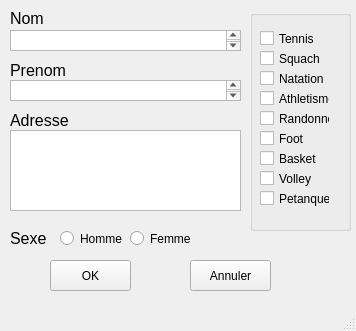
<?xml version="1.0" encoding="UTF-8"?>
<ui version="4.0">
 <class>MainWindow</class>
 <widget class="QMainWindow" name="MainWindow">
  <property name="geometry">
   <rect>
    <x>0</x>
    <y>0</y>
    <width>356</width>
    <height>331</height>
   </rect>
  </property>
  <property name="windowTitle">
   <string>MainWindow</string>
  </property>
  <widget class="QWidget" name="centralwidget">
   <widget class="QLabel" name="label">
    <property name="geometry">
     <rect>
      <x>10</x>
      <y>10</y>
      <width>51</width>
      <height>16</height>
     </rect>
    </property>
    <property name="font">
     <font>
      <pointsize>12</pointsize>
     </font>
    </property>
    <property name="text">
     <string>Nom</string>
    </property>
   </widget>
   <widget class="QTextEdit" name="nomEntry">
    <property name="geometry">
     <rect>
      <x>10</x>
      <y>30</y>
      <width>231</width>
      <height>21</height>
     </rect>
    </property>
    <property name="html">
     <string>&lt;!DOCTYPE HTML PUBLIC &quot;-//W3C//DTD HTML 4.0//EN&quot; &quot;http://www.w3.org/TR/REC-html40/strict.dtd&quot;&gt;
&lt;html&gt;&lt;head&gt;&lt;meta name=&quot;qrichtext&quot; content=&quot;1&quot; /&gt;&lt;style type=&quot;text/css&quot;&gt;
p, li { white-space: pre-wrap; }
&lt;/style&gt;&lt;/head&gt;&lt;body style=&quot; font-family:'MS Shell Dlg 2'; font-size:8.25pt; font-weight:400; font-style:normal;&quot;&gt;
&lt;p style=&quot;-qt-paragraph-type:empty; margin-top:0px; margin-bottom:0px; margin-left:0px; margin-right:0px; -qt-block-indent:0; text-indent:0px;&quot;&gt;&lt;br /&gt;&lt;/p&gt;&lt;/body&gt;&lt;/html&gt;</string>
    </property>
   </widget>
   <widget class="QLabel" name="label_2">
    <property name="geometry">
     <rect>
      <x>10</x>
      <y>60</y>
      <width>61</width>
      <height>21</height>
     </rect>
    </property>
    <property name="font">
     <font>
      <pointsize>12</pointsize>
     </font>
    </property>
    <property name="text">
     <string>Prenom</string>
    </property>
   </widget>
   <widget class="QTextEdit" name="prenomEntry">
    <property name="geometry">
     <rect>
      <x>10</x>
      <y>80</y>
      <width>231</width>
      <height>21</height>
     </rect>
    </property>
   </widget>
   <widget class="QLabel" name="label_3">
    <property name="geometry">
     <rect>
      <x>10</x>
      <y>110</y>
      <width>71</width>
      <height>21</height>
     </rect>
    </property>
    <property name="font">
     <font>
      <pointsize>12</pointsize>
     </font>
    </property>
    <property name="text">
     <string>Adresse</string>
    </property>
   </widget>
   <widget class="QTextEdit" name="adressEntry">
    <property name="geometry">
     <rect>
      <x>10</x>
      <y>130</y>
      <width>231</width>
      <height>81</height>
     </rect>
    </property>
   </widget>
   <widget class="QGroupBox" name="groupBox">
    <property name="geometry">
     <rect>
      <x>250</x>
      <y>10</y>
      <width>101</width>
      <height>221</height>
     </rect>
    </property>
    <property name="font">
     <font>
      <kerning>true</kerning>
     </font>
    </property>
    <property name="title">
     <string/>
    </property>
    <widget class="QCheckBox" name="checkBox">
     <property name="geometry">
      <rect>
       <x>10</x>
       <y>20</y>
       <width>70</width>
       <height>17</height>
      </rect>
     </property>
     <property name="text">
      <string>Tennis</string>
     </property>
    </widget>
    <widget class="QCheckBox" name="checkBox_2">
     <property name="geometry">
      <rect>
       <x>10</x>
       <y>40</y>
       <width>70</width>
       <height>17</height>
      </rect>
     </property>
     <property name="text">
      <string>Squach</string>
     </property>
    </widget>
    <widget class="QCheckBox" name="checkBox_3">
     <property name="geometry">
      <rect>
       <x>10</x>
       <y>60</y>
       <width>70</width>
       <height>17</height>
      </rect>
     </property>
     <property name="text">
      <string>Natation</string>
     </property>
    </widget>
    <widget class="QCheckBox" name="checkBox_4">
     <property name="geometry">
      <rect>
       <x>10</x>
       <y>80</y>
       <width>70</width>
       <height>17</height>
      </rect>
     </property>
     <property name="text">
      <string>Athletisme</string>
     </property>
    </widget>
    <widget class="QCheckBox" name="checkBox_5">
     <property name="geometry">
      <rect>
       <x>10</x>
       <y>100</y>
       <width>70</width>
       <height>17</height>
      </rect>
     </property>
     <property name="text">
      <string>Randonne</string>
     </property>
    </widget>
    <widget class="QCheckBox" name="checkBox_6">
     <property name="geometry">
      <rect>
       <x>10</x>
       <y>120</y>
       <width>70</width>
       <height>17</height>
      </rect>
     </property>
     <property name="text">
      <string>Foot</string>
     </property>
    </widget>
    <widget class="QCheckBox" name="checkBox_7">
     <property name="geometry">
      <rect>
       <x>10</x>
       <y>140</y>
       <width>70</width>
       <height>17</height>
      </rect>
     </property>
     <property name="text">
      <string>Basket</string>
     </property>
    </widget>
    <widget class="QCheckBox" name="checkBox_8">
     <property name="geometry">
      <rect>
       <x>10</x>
       <y>160</y>
       <width>70</width>
       <height>17</height>
      </rect>
     </property>
     <property name="text">
      <string>Volley</string>
     </property>
    </widget>
    <widget class="QCheckBox" name="checkBox_9">
     <property name="geometry">
      <rect>
       <x>10</x>
       <y>180</y>
       <width>70</width>
       <height>17</height>
      </rect>
     </property>
     <property name="text">
      <string>Petanque</string>
     </property>
    </widget>
   </widget>
   <widget class="QLabel" name="label_4">
    <property name="geometry">
     <rect>
      <x>10</x>
      <y>230</y>
      <width>51</width>
      <height>16</height>
     </rect>
    </property>
    <property name="font">
     <font>
      <pointsize>12</pointsize>
     </font>
    </property>
    <property name="text">
     <string>Sexe</string>
    </property>
   </widget>
   <widget class="QRadioButton" name="hommeRadio">
    <property name="geometry">
     <rect>
      <x>60</x>
      <y>230</y>
      <width>82</width>
      <height>17</height>
     </rect>
    </property>
    <property name="text">
     <string>Homme</string>
    </property>
   </widget>
   <widget class="QRadioButton" name="femmeRadio">
    <property name="geometry">
     <rect>
      <x>130</x>
      <y>230</y>
      <width>82</width>
      <height>17</height>
     </rect>
    </property>
    <property name="text">
     <string>Femme</string>
    </property>
   </widget>
   <widget class="QPushButton" name="okBtn">
    <property name="geometry">
     <rect>
      <x>50</x>
      <y>260</y>
      <width>81</width>
      <height>31</height>
     </rect>
    </property>
    <property name="text">
     <string>OK</string>
    </property>
   </widget>
   <widget class="QPushButton" name="annulerBtn">
    <property name="geometry">
     <rect>
      <x>190</x>
      <y>260</y>
      <width>81</width>
      <height>31</height>
     </rect>
    </property>
    <property name="text">
     <string>Annuler</string>
    </property>
   </widget>
  </widget>
  <widget class="QMenuBar" name="menubar">
   <property name="geometry">
    <rect>
     <x>0</x>
     <y>0</y>
     <width>356</width>
     <height>21</height>
    </rect>
   </property>
  </widget>
  <widget class="QStatusBar" name="statusbar"/>
 </widget>
 <resources/>
 <connections/>
</ui>
